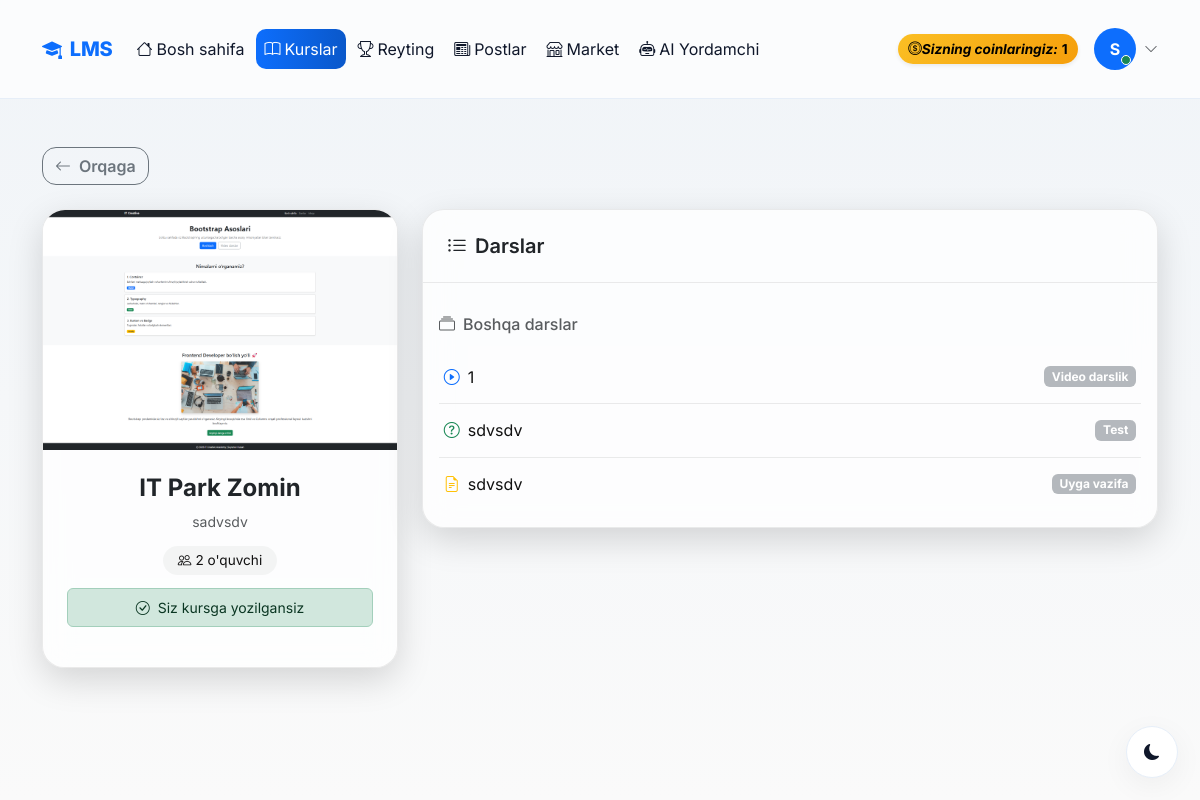
The app's page /professions/1/ (signed in), older data.
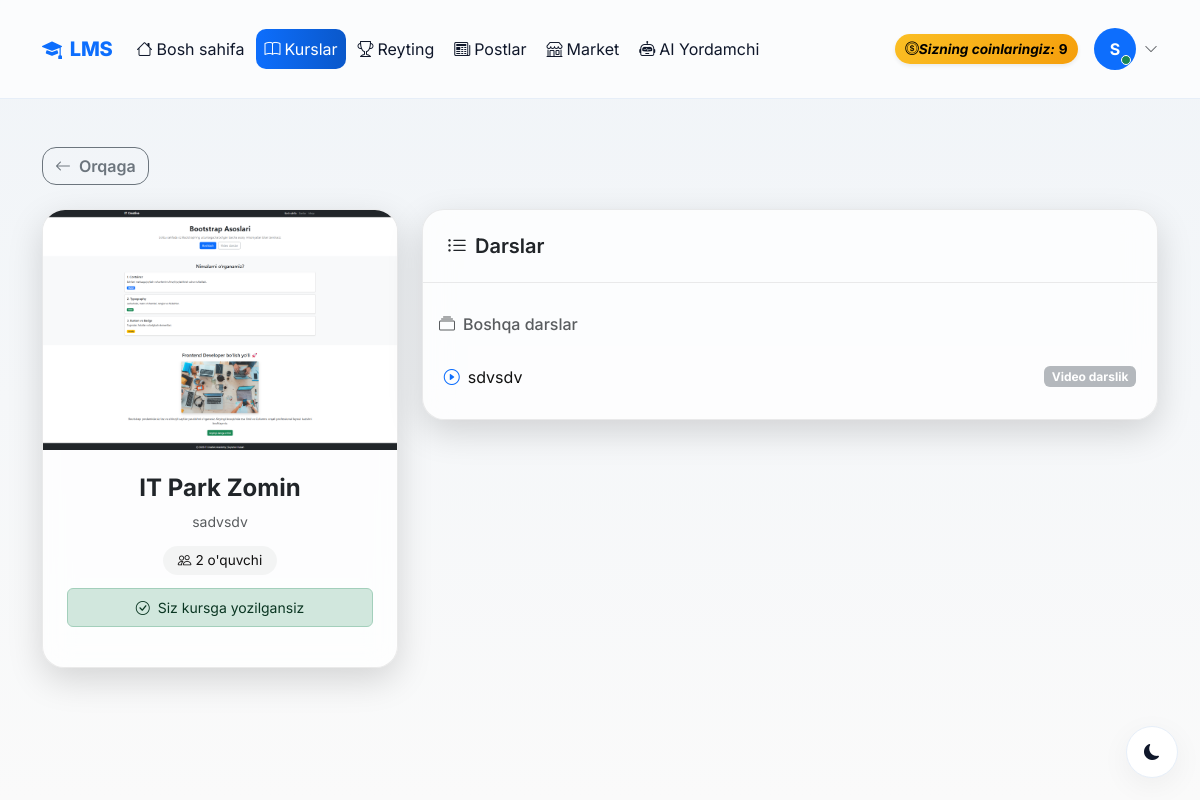
The same page, newer data.
### accounts/models.py (models this page shows, shortened)
class CustomUser(AbstractUser):
    ROLE_CHOICES = (
        ('admin', 'Admin'),
        ('teacher', 'O\'qituvchi'),
        ('student', 'O\'quvchi'),
    )
    first_name = models.CharField(max_length=100, verbose_name="Ism")
    last_name = models.CharField(max_length=100, verbose_name="Familiya")
    phone = models.CharField(max_length=20, unique=True, verbose_name="Telefon raqam")
    role = models.CharField(max_length=20, choices=ROLE_CHOICES, default='student', verbose_name="Rol")
    photo = models.ImageField(upload_to='profiles/', blank=True, null=True, verbose_name="Profil rasmi")
    profession = models.ForeignKey(Profession, on_delete=models.SET_NULL, null=True, blank=True, related_name='students', verbose_name="Yo'nalish")
    is_blocked = models.BooleanField(default=False, verbose_name="Bloklangan")
    last_activity = models.DateTimeField(null=True, blank=True, verbose_name="Oxirgi faollik")
    bio = models.TextField(blank=True, null=True, verbose_name="O'zi haqida")
    coins = models.IntegerField(default=0, verbose_name="Coinlar")
    total_online_time = models.IntegerField(default=0, verbose_name="Jami online vaqt (daqiqa)")
    address = models.CharField(max_length=300, blank=True, null=True, verbose_name="Yashash manzili")
    birth_date = models.DateField(null=True, blank=True, verbose_name="Tug'ilgan kuni")
    id_card = models.FileField(upload_to='documents/id_cards/', blank=True, null=True, verbose_name="ID karta/Pasport")
    birth_certificate = models.FileField(upload_to='documents/birth_certificates/', blank=True, null=True, verbose_name="Tug'ilganlik haqida guvohnoma")
    @property
    def is_admin(self):
        return self.role == 'admin'
    @property
    def is_teacher(self):
        return self.role == 'teacher'
    @property
    def is_student(self):
        return self.role == 'student'
    class Meta:
        verbose_name = "Foydalanuvchi"
        verbose_name_plural = "Foydalanuvchilar"

class Lesson(models.Model):
    LESSON_TYPES = (
        ('video', 'Video darslik'),
        ('homework', 'Uyga vazifa'),
        ('test', 'Test'),
    )
    profession = models.ForeignKey(Profession, on_delete=models.CASCADE, related_name='lessons')
    section = models.ForeignKey(Section, on_delete=models.SET_NULL, null=True, blank=True, related_name='lessons', verbose_name="Bo'lim")
    title = models.CharField(max_length=300, verbose_name="Dars nomi")
    lesson_type = models.CharField(max_length=20, choices=LESSON_TYPES, verbose_name="Dars turi")
    order = models.IntegerField(default=0, verbose_name="Tartib")
    created_at = models.DateTimeField(auto_now_add=True)
    created_by = models.ForeignKey(CustomUser, on_delete=models.SET_NULL, null=True)
    class Meta:
        ordering = ['order', 'created_at']
        verbose_name = "Dars"
        verbose_name_plural = "Darslar"

### accounts/views.py (the view)
# urls.py: path('professions/<int:pk>/', views.profession_detail, name='profession_detail'),
@login_required
def profession_detail(request, pk):
    profession = get_object_or_404(Profession, pk=pk)
    is_enrolled = False
    if request.user.is_student:
        is_enrolled = CourseEnrollment.objects.filter(user=request.user, profession=profession).exists()
    sections = []
    lessons_without_section = []
    if is_enrolled or request.user.is_teacher or request.user.is_admin:
        sections = profession.sections.filter(is_active=True).prefetch_related('lessons')
        lessons_without_section = profession.lessons.filter(section__isnull=True)
    return render(request, 'accounts/profession_detail.html', {
        'profession': profession,
        'is_enrolled': is_enrolled,
        'sections': sections,
        'lessons_without_section': lessons_without_section,
    })

### accounts/management/commands/check_birthdays.py (called while the page is built, shortened)
    def handle(self, *args, **kwargs):
        today = timezone.now().date()
        users = CustomUser.objects.filter(birth_date__day=today.day, birth_date__month=today.month)
        if not users.exists():
            self.stdout.write(self.style.SUCCESS('No birthdays today.'))
            return

### accounts/models.py (called while the page is built)
    def student_count(self):
        return self.enrollments.filter(user__role='student').count()

### accounts/templates/accounts/profession_detail.html (shortened to what this page needs)
{% extends 'accounts/base.html' %}
{% block content %}
<div class="container my-4 my-md-5">
<a href="{% url 'professions' %}" class="btn btn-outline-secondary mb-4 ios-btn">
    <i class="bi bi-arrow-left me-2"></i>Orqaga
</a>
<div class="row g-4">
<div class="col-md-4">
<div class="ios-card h-100">
    <img src="{{ profession.photo.url }}" class="w-100 prof-img" alt="{{ profession.name }}">
    <div class="p-4 text-center">
        <h4 class="fw-bold mb-2">{{ profession.name }}</h4>
        <p class="text-muted small mb-3">{{ profession.description }}</p>
        <div class="mb-3">
            <span class="ios-badge">
                <i class="bi bi-people me-1"></i>{{ profession.student_count }} o'quvchi
            </span>
        </div>
        {% if user.is_student %}
            {% if is_enrolled %}
                <div class="alert alert-success py-2 small">
                    <i class="bi bi-check-circle me-1"></i> Siz kursga yozilgansiz
                </div>
            {% else %}
                <a href="{% url 'enroll_course' profession.pk %}"
                   class="btn btn-primary w-100 ios-btn">
                    <i class="bi bi-play-circle me-2"></i>O'qishni boshlash
                </a>
            {% endif %}
        {% endif %}
    </div>
</div>
</div>
<div class="col-md-8">
{% if is_enrolled or user.is_admin or user.is_teacher %}
<div class="ios-card">
    <div class="p-4 border-bottom" style="border-color:var(--card-border)!important;">
        <h5 class="m-0 fw-semibold">
            <i class="bi bi-list-ul me-2"></i>Darslar
        </h5>
    </div>
    <div class="p-3">
        {% if sections or lessons_without_section %}
        {% if lessons_without_section %}
        <div class="mt-3">
            <h6 class="text-muted mb-3">
                <i class="bi bi-collection me-2"></i>Boshqa darslar
            </h6>
            <div class="list-group list-group-flush ios-list">
                {% for lesson in lessons_without_section %}
                <a href="{% url 'lesson_view' lesson.pk %}"
                   class="list-group-item list-group-item-action d-flex justify-content-between align-items-center">
                    <div class="d-flex align-items-center gap-2">
                        {% if lesson.lesson_type == 'video' %}
                            <i class="bi bi-play-circle text-primary"></i>
                        {% elif lesson.lesson_type == 'homework' %}
                            <i class="bi bi-file-earmark-text text-warning"></i>
                        {% else %}
                            <i class="bi bi-question-circle text-success"></i>
                        {% endif %}
                        <span>{{ lesson.title }}</span>
                    </div>
                    <span class="badge bg-secondary bg-opacity-50">
                        {{ lesson.get_lesson_type_display }}
                    </span>
                </a>
                {% endfor %}
            </div>
        </div>
        {% endif %}
        {% else %}
        <div class="text-center py-5 text-muted">
            <i class="bi bi-inbox fs-1"></i>
            <p class="mt-2 mb-0">Hozircha darslar mavjud emas</p>
        </div>
        {% endif %}
    </div>
</div>
{% endif %}
</div>
</div>
</div>
{% endblock %}

### accounts/templates/accounts/base.html (shortened to what the changed rows need)
<!DOCTYPE html>
<html lang="uz" data-bs-theme="light">
<head>
    {% load static %}
    <link rel="stylesheet" href="{% static 'effects/weather_effect.css' %}">
    <link rel="stylesheet" href="{% static 'css/base.css' %}">
    <link href="https://cdn.jsdelivr.net/npm/bootstrap@5.3.2/dist/css/bootstrap.min.css" rel="stylesheet">
    <link href="https://cdn.jsdelivr.net/npm/bootstrap-icons@1.11.1/font/bootstrap-icons.css" rel="stylesheet">
</head>
<body>
    {% if user.is_authenticated %}
    <nav class="navbar navbar-expand-lg sticky-top">
        <div class="container main-container">
            <a class="navbar-brand d-flex align-items-center gap-2" href="{% url 'home' %}">
                <i class="bi bi-mortarboard-fill"></i>
                <span>LMS</span>
            </a>
            <div class="collapse navbar-collapse" id="navbarNav">
                <ul class="navbar-nav me-auto mb-2 mb-lg-0 align-items-lg-center gap-lg-1">
                    <li class="nav-item">
                        <a class="nav-link {% if request.resolver_match.url_name == 'home' %}active{% endif %}"
                            href="{% url 'home' %}">
                            <i class="bi bi-house me-1"></i>Bosh sahifa
                        </a>
                    </li>
                    <li class="nav-item">
                        <a class="nav-link {% if request.resolver_match.url_name and 'profession' in request.resolver_match.url_name %}active{% endif %}"
                            href="{% url 'professions' %}">
                            <i class="bi bi-book me-1"></i>Kurslar
                        </a>
                    </li>
                    <li class="nav-item">
                        <a class="nav-link {% if request.resolver_match.url_name == 'leaderboard' %}active{% endif %}"
                            href="{% url 'leaderboard' %}">
                            <i class="bi bi-trophy me-1"></i>Reyting
                        </a>
                    </li>
                    <li class="nav-item">
                        <a class="nav-link {% if request.resolver_match.app_names and 'blog' in request.resolver_match.app_names %}active{% endif %}"
                            href="{% url 'blog:post_list' %}">
                            <i class="bi bi-newspaper me-1"></i>Postlar
                        </a>
                    </li>
                    <li class="nav-item">
                        <a class="nav-link {% if 'market' in request.resolver_match.url_name %}active{% endif %}"
                            href="{% url 'coin:market_list' %}">
                            <i class="bi bi-shop me-1"></i>Market
                        </a>
                    </li>
                    <li class="nav-item">
                        <a class="nav-link {% if 'ai_yordamchi' in request.resolver_match.app_names %}active{% endif %}"
                            href="{% url 'ai_yordamchi:chat_home' %}">
                            <i class="bi bi-robot me-1"></i>AI Yordamchi
                        </a>
                    </li>
                </ul>
                <div class="d-flex align-items-center gap-3">
                    <div class="coin-badge d-flex align-items-center gap-1 shadow-sm" title="Sizning coinlaringiz">
                        <i class="bi bi-coin">Sizning coinlaringiz: </i>
                        {{ user.coins|default:0 }}
                    </div>
                    <div class="dropdown">
                        <a class="d-flex align-items-center gap-2 text-decoration-none" data-bs-toggle="dropdown"
                            aria-expanded="false" role="button">
                            <div class="position-relative">
                                {% if user.profile.image and user.profile.image.url %}
                                <img src="{{ user.profile.image.url }}" class="rounded-circle shadow-sm"
                                    style="width:42px;height:42px;object-fit:cover"
                                    alt="{{ user.get_full_name|default:user.username }}">
                                {% elif user.avatar_url %}
                                <img src="{{ user.avatar_url }}" class="rounded-circle shadow-sm"
                                    style="width:42px;height:42px;object-fit:cover"
                                    alt="{{ user.get_full_name|default:user.username }}">
                                {% else %}
                                <div class="rounded-circle bg-primary text-white d-flex align-items-center justify-content-center fw-bold"
                                    style="width:42px;height:42px;">
                                    {{ user.get_full_name|default:user.username|slice:":1"|upper }}
                                </div>
                                {% endif %}
                                <span
                                    class="position-absolute bottom-0 end-0 translate-middle p-1 bg-success border border-white rounded-circle"></span>
                            </div>
                            <i class="bi bi-chevron-down small text-muted"></i>
                        </a>
                    </div>
                </div>
            </div>
        </div>
    </nav>
    {% endif %}
    <main class="main-container">
        {% block content %}{% endblock %}
    </main>
</body>
</html>

Row changes from the older to the newer data that the page shows:
removed Lesson: title "1", lesson_type "Video darslik"
removed Lesson: title "sdvsdv", lesson_type "Test"
removed Lesson: title "sdvsdv", lesson_type "Uyga vazifa"
changed CustomUser: coins "1" → "9"
added Lesson: title "sdvsdv", lesson_type "Video darslik"
